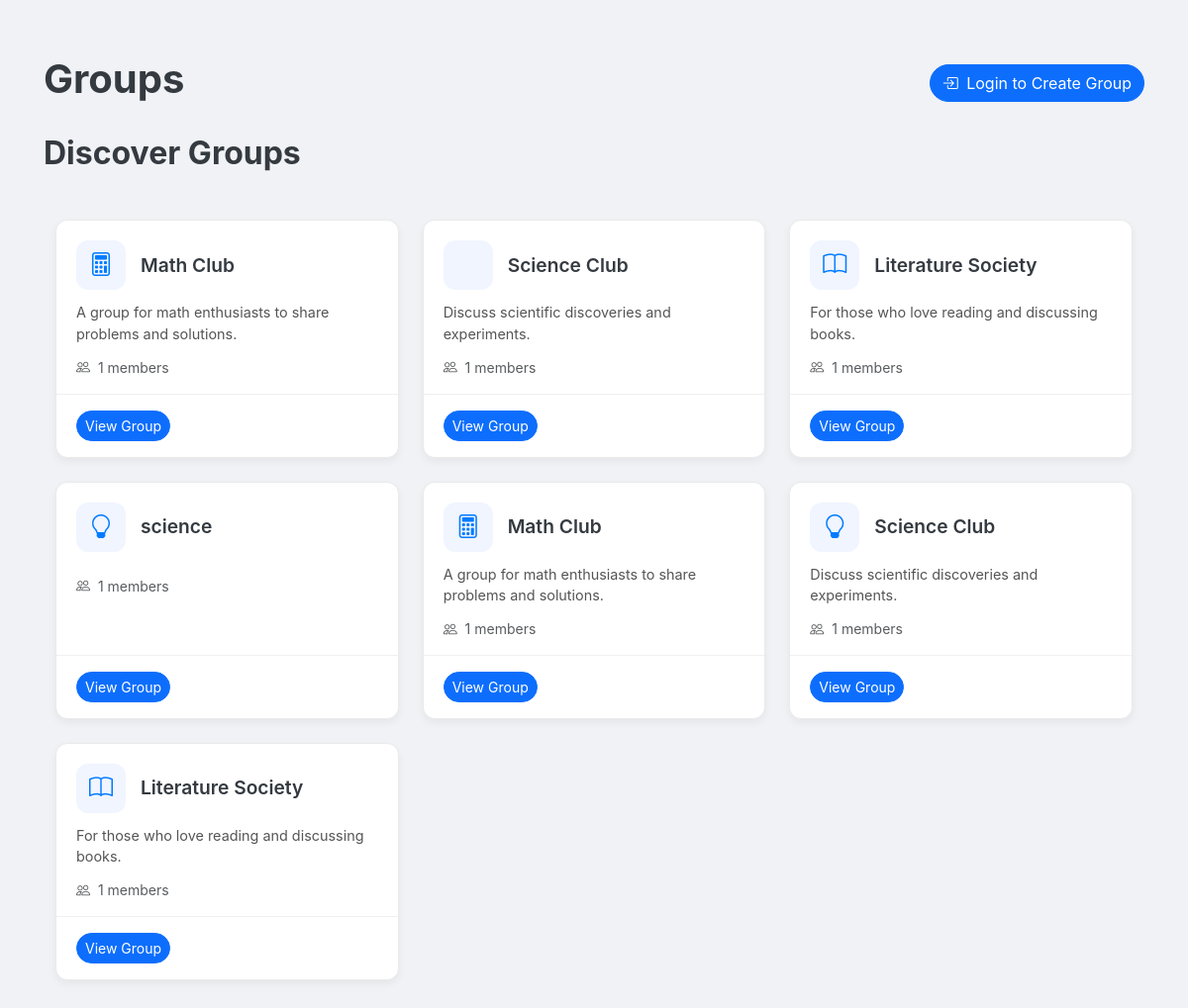
Before: /groups with the older database file.
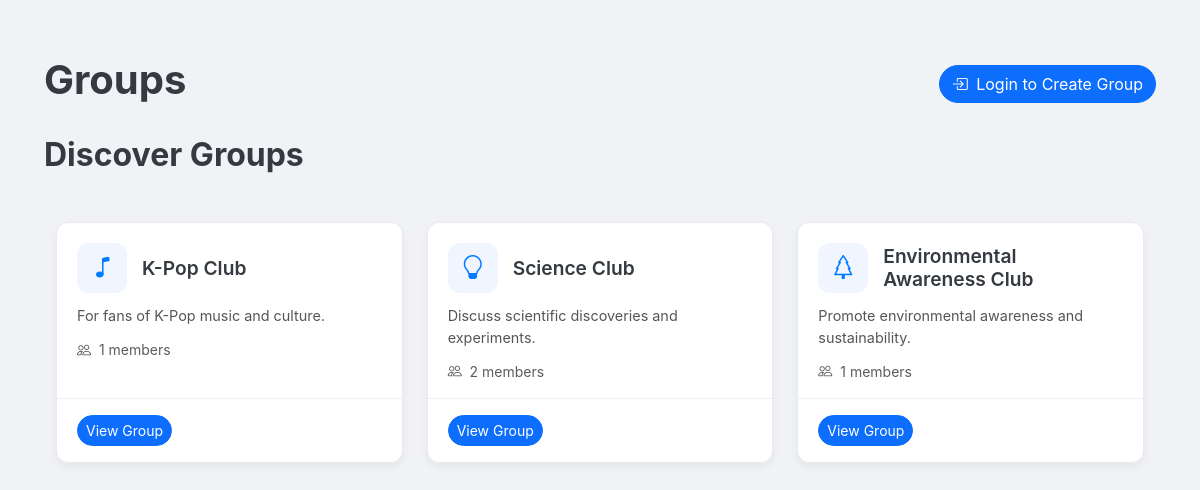
After: the same page with the newer database file.
### app.py (models this page shows, shortened)
class Group(db.Model):
    id = db.Column(db.String(36), primary_key=True, default=lambda: str(uuid.uuid4()))
    name = db.Column(db.String(100), nullable=False)
    description = db.Column(db.Text, nullable=True)
    icon = db.Column(db.String(50), nullable=False, default='people')
    created_at = db.Column(db.DateTime, default=get_est_time)
    created_by = db.Column(db.String(36), db.ForeignKey('user.id'), nullable=False)
    posts = db.relationship('GroupPost', backref='group', lazy=True)
    @property
    def members_count(self):
        return self.members.count()

### routes.py (the view)
@app.route('/groups')
def groups():
    all_groups = Group.query.all()
    user_groups = []
    other_groups = []
    if current_user.is_authenticated:
        for group in all_groups:
            if group.is_member(current_user):
                user_groups.append({
                    'id': group.id,
                    'name': group.name,
                    'icon': group.icon,
                    'members_count': group.members_count,
                    'description': group.description,
                    'is_admin': group.is_admin(current_user)
                })
            else:
                other_groups.append({
                    'id': group.id,
                    'name': group.name,
                    'icon': group.icon,
                    'members_count': group.members_count,
                    'description': group.description,
                    'is_admin': False
                })
    else:
        other_groups = [{
            'id': group.id,
            'name': group.name,
            'icon': group.icon,
            'members_count': group.members_count,
            'description': group.description,
            'is_admin': False
        } for group in all_groups]
    return render_template('groups.html', user_groups=user_groups, other_groups=other_groups)

### app.py (called while the page is built)
@app.context_processor
def inject_popular_groups():
    def get_popular_groups(limit=3):
        groups = Group.query.all()
        groups_sorted = sorted(
            groups,
            key=lambda g: g.members.count(),  # This properly counts the members
            reverse=True
        )
        return groups_sorted[:limit]
    return dict(get_popular_groups=get_popular_groups)

### templates/groups.html (shortened to what this page needs)
{% extends "base.html" %}
{% block content %}
<div class="container py-4">
    <div class="d-flex justify-content-between align-items-center mb-4">
        <h1 class="fw-bold">Groups</h1>
        {% if current_user.is_authenticated %}
        <button type="button" class="btn btn-primary rounded-pill" data-bs-toggle="modal" data-bs-target="#createGroupModal">
            <i class="bi bi-plus-circle me-1"></i> Create Group
        </button>
        {% else %}
        <a href="{{ url_for('login') }}" class="btn btn-primary rounded-pill">
            <i class="bi bi-box-arrow-in-right me-1"></i> Login to Create Group
        </a>
        {% endif %}
    </div>
    <section>
        <h2 class="mb-4 fw-bold">Discover Groups</h2>
        {% if not other_groups %}
        <div class="card rounded-3 shadow-sm">
            <div class="card-body text-center py-5">
                <i class="bi bi-search fs-1 text-muted mb-3"></i>
                <h5>No groups found</h5>
                <p class="text-muted">
                    {% if current_user.is_authenticated %}
                    Create your own group or check back later!
                    {% else %}
                    Login to create your own group or check back later!
                    {% endif %}
                </p>
            </div>
        </div>
        {% else %}
        <div class="row g-4">
            {% for group in other_groups %}
            <div class="col-md-4 col-lg-4">
                <div class="group-card">
                    <div class="group-card-header">
                        <div class="icon-wrapper">
                            <i class="bi bi-{{ group.icon }}"></i>
                        </div>
                        <h3 class="group-title">{{ group.name }}</h3>
                    </div>
                    <div class="group-card-body">
                        <p class="group-description">{{ group.description }}</p>
                        <p class="text-muted small"><i class="bi bi-people me-1"></i> {{ group.members_count }} members</p>
                    </div>
                    <div class="group-card-footer">
                        <a href="{{ url_for('group_detail', group_id=group.id) }}" class="btn btn-primary btn-sm rounded-pill">View Group</a>
                    </div>
                </div>
            </div>
            {% endfor %}
        </div>
        {% endif %}
    </section>
</div>
{% endblock %}

### templates/base.html (shortened to what this page needs)
<!DOCTYPE html>
<html lang="en">
<head>
    <link href="https://cdn.jsdelivr.net/npm/bootstrap@5.3.0-alpha1/dist/css/bootstrap.min.css" rel="stylesheet">
    <link rel="stylesheet" href="https://cdn.jsdelivr.net/npm/bootstrap-icons@1.8.0/font/bootstrap-icons.css">
    <link rel="stylesheet" href="{{ url_for('static', filename='css/style.css') }}">
</head>
<body>
    <div class="container-fluid">
        <div class="row">
            <div class="col-md-{% if current_user.is_authenticated %}6{% else %}12{% endif %} col-lg-{% if current_user.is_authenticated %}7{% else %}12{% endif %} main-content">
                {% block content %}{% endblock %}
            </div>
        </div>
    </div>
</body>
</html>

### static/css/style.css (style rules this page uses)
:root { --primary-color: #007bff; --secondary-color: #f0f5ff; --dark-color: #343a40; --light-color: #f8f9fa; --gray-color: #6c757d; --gray-light-color: #e9ecef; --success-color: #28a745; --danger-color: #dc3545; --border-radius: 0.375rem; --box-shadow: 0 0.125rem 0.25rem rgba(0, 0, 0, 0.075); --transition: all 0.3s ease; --upvote-color: #FF4500; --downvote-color: #7193FF; }
body { font-family: 'Inter', -apple-system, BlinkMacSystemFont, 'Segoe UI', Roboto, Oxygen, Ubuntu, Cantarell, 'Open Sans', 'Helvetica Neue', sans-serif; background-color: #f8f9fa; color: var(--dark-color); }
a { text-decoration: none; color: var(--primary-color); }
.container-fluid { padding: 0; }
.row { margin: 0; }
.main-content { padding: 2rem; background-color: #f0f2f5; min-height: 100vh; }
.group-card { background-color: white; border-radius: 12px; box-shadow: 0 4px 8px rgba(0, 0, 0, 0.05); transition: all 0.3s ease; overflow: hidden; height: 100%; display: flex; flex-direction: column; border: 1px solid #eaeaea; }
.group-card-header { padding: 1.25rem 1.25rem 0.75rem; display: flex; align-items: center; flex-wrap: wrap; }
.icon-wrapper { width: 50px; height: 50px; border-radius: 12px; background-color: var(--secondary-color); display: flex; align-items: center; justify-content: center; margin-right: 15px; }
.icon-wrapper i { font-size: 1.5rem; color: var(--primary-color); }
.group-title { font-size: 1.2rem; font-weight: 600; margin: 0; flex: 1; }
.group-card-body { padding: 0 1.25rem; flex: 1; }
.group-description { font-size: 0.9rem; color: #555; margin-bottom: 0.75rem; display: -webkit-box; -webkit-line-clamp: 3; -webkit-box-orient: vertical; overflow: hidden; line-height: 1.5; }
.group-card-footer { padding: 1rem 1.25rem; border-top: 1px solid #f0f0f0; display: flex; justify-content: space-between; align-items: center; }

Changed rows visible on the page:
removed Group: name "Math Club", description "A group for math enthusiasts to share problems and solutions.", members_count "1"
removed Group: name "Science Club", description "Discuss scientific discoveries and experiments.", members_count "1"
removed Group: name "Literature Society", description "For those who love reading and discussing books.", members_count "1"
removed Group: name "science", members_count "1"
removed Group: name "Math Club", description "A group for math enthusiasts to share problems and solutions.", members_count "1"
removed Group: name "Science Club", description "Discuss scientific discoveries and experiments.", members_count "1"
removed Group: name "Literature Society", description "For those who love reading and discussing books.", members_count "1"
added Group: name "K-Pop Club", description "For fans of K-Pop music and culture.", members_count "1"
added Group: name "Science Club", description "Discuss scientific discoveries and experiments.", members_count "2"
added Group: name "Environmental Awareness Club", description "Promote environmental awareness and sustainability.", members_count "1"
